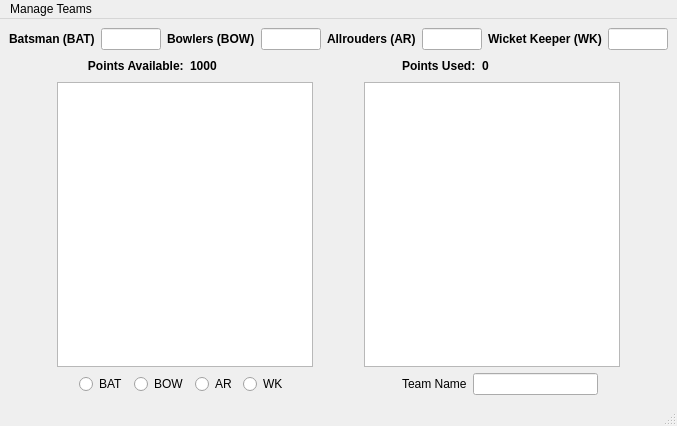
<?xml version="1.0" encoding="UTF-8"?>
<ui version="4.0">
 <class>MainWindow</class>
 <widget class="QMainWindow" name="MainWindow">
  <property name="geometry">
   <rect>
    <x>0</x>
    <y>0</y>
    <width>677</width>
    <height>426</height>
   </rect>
  </property>
  <property name="windowTitle">
   <string>Fantasy Cricket League</string>
  </property>
  <property name="windowIcon">
   <iconset>
    <normaloff>../../PycharmProjects/untitled/Internshala/Final Project/cricket.png</normaloff>../../PycharmProjects/untitled/Internshala/Final Project/cricket.png</iconset>
  </property>
  <property name="windowOpacity">
   <double>1.000000000000000</double>
  </property>
  <widget class="QWidget" name="centralwidget">
   <layout class="QVBoxLayout" name="verticalLayout">
    <item>
     <layout class="QHBoxLayout" name="horizontalLayout_4">
      <item>
       <spacer name="horizontalSpacer_8">
        <property name="orientation">
         <enum>Qt::Horizontal</enum>
        </property>
        <property name="sizeHint" stdset="0">
         <size>
          <width>38</width>
          <height>20</height>
         </size>
        </property>
       </spacer>
      </item>
      <item>
       <widget class="QLabel" name="Batsman">
        <property name="sizePolicy">
         <sizepolicy hsizetype="Fixed" vsizetype="Fixed">
          <horstretch>0</horstretch>
          <verstretch>0</verstretch>
         </sizepolicy>
        </property>
        <property name="font">
         <font>
          <weight>75</weight>
          <bold>true</bold>
         </font>
        </property>
        <property name="text">
         <string>Batsman (BAT)</string>
        </property>
        <property name="wordWrap">
         <bool>false</bool>
        </property>
       </widget>
      </item>
      <item>
       <widget class="QLineEdit" name="lineEdit">
        <property name="alignment">
         <set>Qt::AlignCenter</set>
        </property>
        <property name="readOnly">
         <bool>true</bool>
        </property>
       </widget>
      </item>
      <item>
       <widget class="QLabel" name="Bowler">
        <property name="font">
         <font>
          <weight>75</weight>
          <bold>true</bold>
         </font>
        </property>
        <property name="text">
         <string>Bowlers (BOW)</string>
        </property>
       </widget>
      </item>
      <item>
       <widget class="QLineEdit" name="lineEdit_2">
        <property name="alignment">
         <set>Qt::AlignCenter</set>
        </property>
        <property name="readOnly">
         <bool>true</bool>
        </property>
       </widget>
      </item>
      <item>
       <widget class="QLabel" name="Allrounder">
        <property name="font">
         <font>
          <weight>75</weight>
          <bold>true</bold>
         </font>
        </property>
        <property name="text">
         <string>Allrouders (AR)</string>
        </property>
       </widget>
      </item>
      <item>
       <widget class="QLineEdit" name="lineEdit_3">
        <property name="alignment">
         <set>Qt::AlignCenter</set>
        </property>
        <property name="readOnly">
         <bool>true</bool>
        </property>
       </widget>
      </item>
      <item>
       <widget class="QLabel" name="Allrounder_2">
        <property name="font">
         <font>
          <weight>75</weight>
          <bold>true</bold>
         </font>
        </property>
        <property name="text">
         <string>Wicket Keeper (WK)</string>
        </property>
       </widget>
      </item>
      <item>
       <widget class="QLineEdit" name="lineEdit_4">
        <property name="alignment">
         <set>Qt::AlignCenter</set>
        </property>
        <property name="readOnly">
         <bool>true</bool>
        </property>
       </widget>
      </item>
      <item>
       <spacer name="horizontalSpacer_9">
        <property name="orientation">
         <enum>Qt::Horizontal</enum>
        </property>
        <property name="sizeHint" stdset="0">
         <size>
          <width>38</width>
          <height>20</height>
         </size>
        </property>
       </spacer>
      </item>
     </layout>
    </item>
    <item>
     <layout class="QHBoxLayout" name="horizontalLayout_3">
      <item>
       <spacer name="horizontalSpacer_10">
        <property name="orientation">
         <enum>Qt::Horizontal</enum>
        </property>
        <property name="sizeHint" stdset="0">
         <size>
          <width>68</width>
          <height>20</height>
         </size>
        </property>
       </spacer>
      </item>
      <item>
       <widget class="QLabel" name="PointsA">
        <property name="font">
         <font>
          <weight>75</weight>
          <bold>true</bold>
         </font>
        </property>
        <property name="text">
         <string>      Points Available:</string>
        </property>
       </widget>
      </item>
      <item>
       <widget class="QLabel" name="ShowPA">
        <property name="font">
         <font>
          <weight>75</weight>
          <bold>true</bold>
         </font>
        </property>
        <property name="text">
         <string>1000</string>
        </property>
        <property name="wordWrap">
         <bool>false</bool>
        </property>
       </widget>
      </item>
      <item>
       <spacer name="horizontalSpacer_5">
        <property name="orientation">
         <enum>Qt::Horizontal</enum>
        </property>
        <property name="sizeHint" stdset="0">
         <size>
          <width>188</width>
          <height>20</height>
         </size>
        </property>
       </spacer>
      </item>
      <item>
       <widget class="QLabel" name="PointsU">
        <property name="font">
         <font>
          <weight>75</weight>
          <bold>true</bold>
         </font>
        </property>
        <property name="text">
         <string>Points Used:</string>
        </property>
       </widget>
      </item>
      <item>
       <widget class="QLabel" name="ShowPU">
        <property name="sizePolicy">
         <sizepolicy hsizetype="Fixed" vsizetype="Preferred">
          <horstretch>0</horstretch>
          <verstretch>0</verstretch>
         </sizepolicy>
        </property>
        <property name="font">
         <font>
          <weight>75</weight>
          <bold>true</bold>
         </font>
        </property>
        <property name="text">
         <string>0</string>
        </property>
       </widget>
      </item>
      <item>
       <spacer name="horizontalSpacer_11">
        <property name="orientation">
         <enum>Qt::Horizontal</enum>
        </property>
        <property name="sizeHint" stdset="0">
         <size>
          <width>188</width>
          <height>20</height>
         </size>
        </property>
       </spacer>
      </item>
     </layout>
    </item>
    <item>
     <layout class="QHBoxLayout" name="horizontalLayout">
      <item>
       <spacer name="horizontalSpacer_6">
        <property name="orientation">
         <enum>Qt::Horizontal</enum>
        </property>
        <property name="sizeHint" stdset="0">
         <size>
          <width>48</width>
          <height>20</height>
         </size>
        </property>
       </spacer>
      </item>
      <item>
       <widget class="QListWidget" name="listWidget"/>
      </item>
      <item>
       <spacer name="horizontalSpacer">
        <property name="orientation">
         <enum>Qt::Horizontal</enum>
        </property>
        <property name="sizeHint" stdset="0">
         <size>
          <width>38</width>
          <height>20</height>
         </size>
        </property>
       </spacer>
      </item>
      <item>
       <widget class="QListWidget" name="listWidget_2"/>
      </item>
      <item>
       <spacer name="horizontalSpacer_7">
        <property name="orientation">
         <enum>Qt::Horizontal</enum>
        </property>
        <property name="sizeHint" stdset="0">
         <size>
          <width>48</width>
          <height>20</height>
         </size>
        </property>
       </spacer>
      </item>
     </layout>
    </item>
    <item>
     <layout class="QHBoxLayout" name="horizontalLayout_2">
      <item>
       <spacer name="horizontalSpacer_2">
        <property name="orientation">
         <enum>Qt::Horizontal</enum>
        </property>
        <property name="sizeHint" stdset="0">
         <size>
          <width>68</width>
          <height>20</height>
         </size>
        </property>
       </spacer>
      </item>
      <item>
       <widget class="QRadioButton" name="Bat">
        <property name="text">
         <string>BAT</string>
        </property>
       </widget>
      </item>
      <item>
       <widget class="QRadioButton" name="Bow">
        <property name="text">
         <string>BOW</string>
        </property>
       </widget>
      </item>
      <item>
       <widget class="QRadioButton" name="AllRound">
        <property name="text">
         <string>AR</string>
        </property>
       </widget>
      </item>
      <item>
       <widget class="QRadioButton" name="WicketK">
        <property name="text">
         <string>WK</string>
        </property>
       </widget>
      </item>
      <item>
       <spacer name="horizontalSpacer_3">
        <property name="orientation">
         <enum>Qt::Horizontal</enum>
        </property>
        <property name="sizeHint" stdset="0">
         <size>
          <width>108</width>
          <height>20</height>
         </size>
        </property>
       </spacer>
      </item>
      <item>
       <widget class="QLabel" name="TeamN">
        <property name="text">
         <string>Team Name</string>
        </property>
       </widget>
      </item>
      <item>
       <widget class="QLineEdit" name="TeamName">
        <property name="font">
         <font>
          <weight>75</weight>
          <bold>true</bold>
         </font>
        </property>
       </widget>
      </item>
      <item>
       <spacer name="horizontalSpacer_4">
        <property name="orientation">
         <enum>Qt::Horizontal</enum>
        </property>
        <property name="sizeHint" stdset="0">
         <size>
          <width>58</width>
          <height>20</height>
         </size>
        </property>
       </spacer>
      </item>
     </layout>
    </item>
   </layout>
   <zorder>listWidget_2</zorder>
   <zorder>listWidget</zorder>
   <zorder>listWidget_2</zorder>
   <zorder>Bat</zorder>
   <zorder>Bow</zorder>
   <zorder>AllRound</zorder>
   <zorder>WicketK</zorder>
   <zorder>horizontalSpacer</zorder>
   <zorder>PointsA</zorder>
   <zorder>PointsU</zorder>
   <zorder>ShowPA</zorder>
   <zorder>ShowPU</zorder>
   <zorder>Batsman</zorder>
   <zorder>Bowler</zorder>
   <zorder>Allrounder</zorder>
   <zorder>TeamN</zorder>
   <zorder>TeamName</zorder>
   <zorder>horizontalSpacer</zorder>
   <zorder>horizontalSpacer_2</zorder>
   <zorder>horizontalSpacer_4</zorder>
   <zorder>verticalLayoutWidget</zorder>
   <zorder>BATS</zorder>
   <zorder>BOWS</zorder>
   <zorder>ARS</zorder>
   <zorder>label_4</zorder>
   <zorder>Allrounder_2</zorder>
   <zorder>horizontalSpacer_3</zorder>
   <zorder>horizontalSpacer_5</zorder>
   <zorder>horizontalSpacer_6</zorder>
   <zorder>horizontalSpacer_7</zorder>
   <zorder>horizontalSpacer_8</zorder>
   <zorder>horizontalSpacer_9</zorder>
   <zorder>horizontalSpacer_10</zorder>
   <zorder>horizontalSpacer_11</zorder>
  </widget>
  <widget class="QMenuBar" name="menubar">
   <property name="geometry">
    <rect>
     <x>0</x>
     <y>0</y>
     <width>677</width>
     <height>21</height>
    </rect>
   </property>
   <widget class="QMenu" name="menuManage_Teams">
    <property name="title">
     <string>Manage Teams</string>
    </property>
    <addaction name="actionNEW_Team"/>
    <addaction name="actionOPEN_Team"/>
    <addaction name="actionSAVE_Team"/>
    <addaction name="actionEVALUATE_Team"/>
   </widget>
   <addaction name="menuManage_Teams"/>
  </widget>
  <widget class="QStatusBar" name="statusbar"/>
  <action name="actionNEW_Team">
   <property name="text">
    <string>NEW Team</string>
   </property>
   <property name="shortcut">
    <string>Ctrl+N</string>
   </property>
  </action>
  <action name="actionOPEN_Team">
   <property name="text">
    <string>OPEN Team</string>
   </property>
   <property name="shortcut">
    <string>Ctrl+O</string>
   </property>
  </action>
  <action name="actionSAVE_Team">
   <property name="icon">
    <iconset>
     <normaloff>../save.png</normaloff>../save.png</iconset>
   </property>
   <property name="text">
    <string>SAVE Team        Ctrl + S</string>
   </property>
   <property name="toolTip">
    <string>SAVE Team       </string>
   </property>
   <property name="shortcut">
    <string>Ctrl+S</string>
   </property>
  </action>
  <action name="actionEVALUATE_Team">
   <property name="text">
    <string>EVALUATE Team</string>
   </property>
  </action>
 </widget>
 <resources/>
 <connections/>
</ui>
